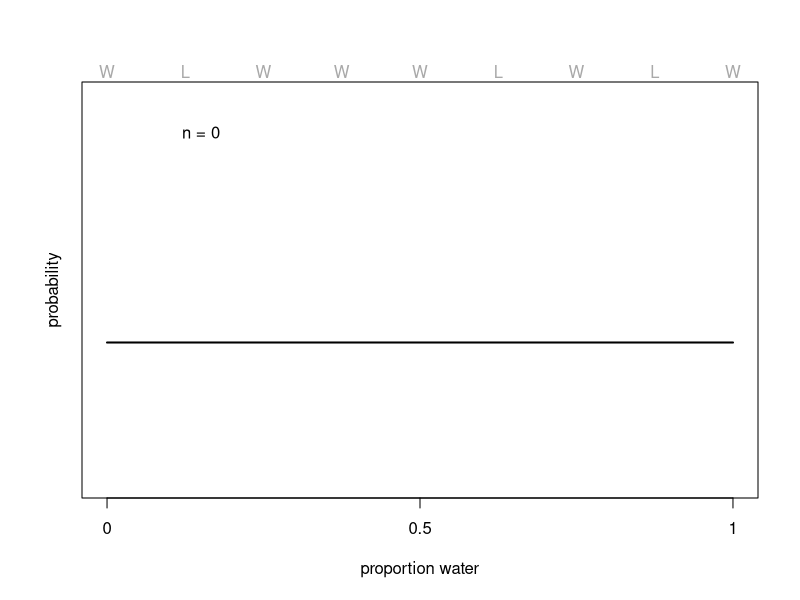
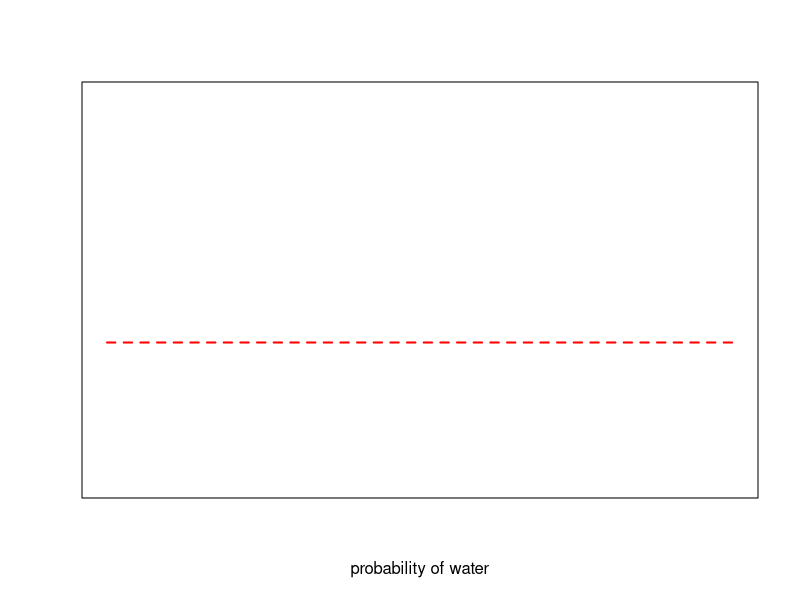

R code for these plots, in order: (Note: this script raises an error after producing the figures.)
## Week 8
## PSYC 5316

# globe tossing example
# show posterior as data comes in
# adapted from R. McElreath's book

# coding the data
# 1 indicates 'water'; 0 indicates 'land'
d <- c(1,0,1,1,1,0,1,0,1)
l <- ifelse(d==1, "W", "L")

# uniform prior
a = 1
b = 1

# draw first plot
i = 0
curve(dbeta(x,a,b), 
      from=0, to=1, xlab="proportion water", ylab="", 
      col="black", ylim=c(0,2.75), lwd=2, xaxt="n", yaxt="n"
      )
axis(1, at=c(0,0.5,1), labels=c(0,0.5,1))
title(ylab="probability", mgp=c(1,1,0))
text(0.15, 2.5, paste("n =",i))
mtext(paste(l), 
      at=seq(from=0,to=1,length.out=length(l)), 
      col=c(rep("darkgray", length(l))) 
      )


# execute this code chunk once for each subsequent plot
i = i + 1
a.prior = a
b.prior = b
a = a + d[i]
b = b + 1 - d[i]

# plot prior
curve(dbeta(x,a.prior,b.prior), 
      from=0, to=1, 
      xlab="probability of water", ylab="", 
      col="red", lwd=2, lty=2, ylim=c(0,2.75), xaxt="n", yaxt="n" 
)
mtext(paste(l), 
      at=seq(from=0,to=1,length.out=length(l)), 
      col=c(rep(col1,i), rep( "darkgray", length(l)-i)))
axis(1, at=c(0,0.5,1) , labels=c(0,0.5,1) )
title(ylab="probability", mgp=c(1,1,0))
text(0.15, 2.5, paste("n =", i))

# plot posterior
curve(dbeta(x,a,b), 
      from=0, to=1, 
      lwd=2,
      add=TRUE 
      )
